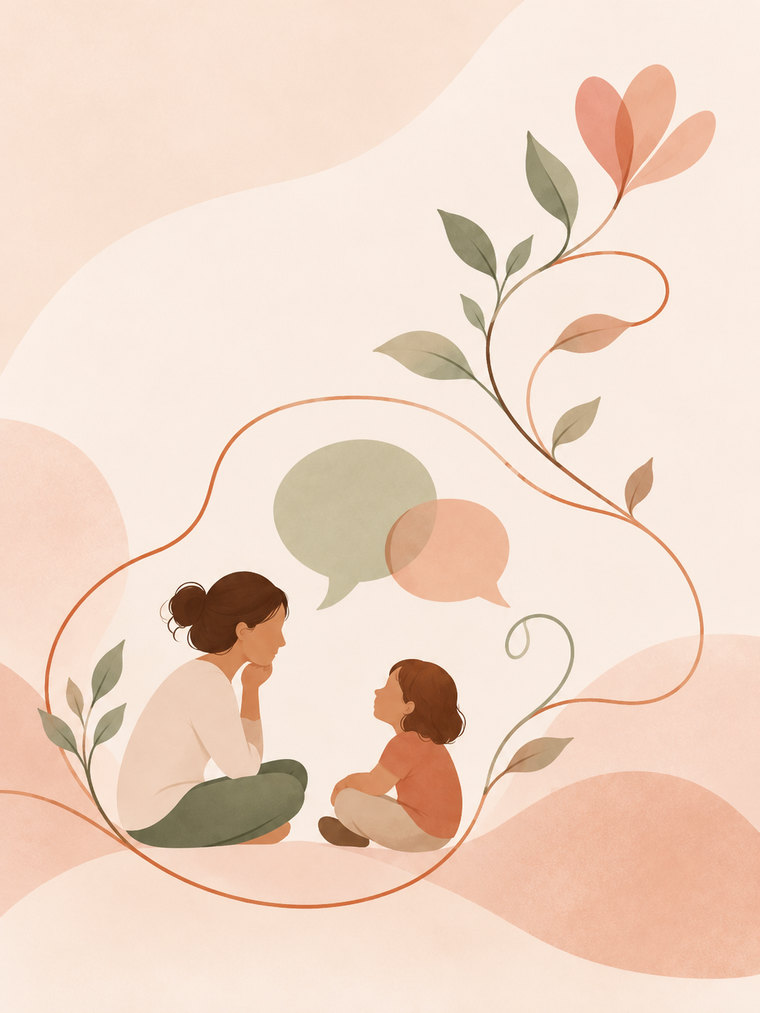
#> input picture images/tsiga-approach-session-760.jpg, 760 x 1013 px, given in place of logo-kt-house-192.png, which was not available
$ python build-favicons.py
#> lines starting #> are read from the running program, lines starting #| are printed output that depends on the picture; pictures that were not available may be replaced by others from this repository, and a replacement may not be noted
#!/usr/bin/env python3
"""build-favicons.py — παράγει το σετ favicon/app-icon του tsigalogo.gr από το ΣΗΜΑ του λογοτύπου.

ΑΛΛΑΓΗ 18/10/2026: η πηγή ήταν η φωτογραφία (images/katerina-tsiga.jpg). Τώρα είναι το σήμα
«σπίτι + χαμόγελο» (images/logo-kt-house-192.png), δηλαδή το ίδιο artwork με το header icon —
ζητήθηκε από τον ιδιοκτήτη («μπορεί το σπίτι με το χαμόγελο να γίνει και favicon;»).

ΔΕΝ γίνεται κανένα redraw: μόνο alpha από το λευκό (un-premultiply), τετραγώνισμα με διαφανές
περιθώριο και downscale. Στα 16-24px το σήμα είναι μικρό, γι' αυτό:
  * το padding είναι μικρό (6%) ώστε το σπίτι να γεμίζει το πλακίδιο,
  * τα μικρά μεγέθη παίρνουν ελαφρύ UnsharpMask (55%) — το καθαρό LANCZOS από 192 → 16 μαλακώνει,
  * τα PNG του browser μένουν ΔΙΑΦΑΝΗ (φαίνονται σωστά σε light και dark tab bar),
  * apple-touch & android γίνονται ΑΔΙΑΦΑΝΗ σε cream (253,244,236): το iOS συνθέτει τη διαφάνεια
    πάνω σε μαύρο και το Android την κόβει σε mask.

ΠΑΡΑΓΕΙ (root):
  favicon.ico (16+32+48), favicon-{16,32,48,96}x{...}.png, apple-touch-icon.png (180),
  android-chrome-{192,512}.png, site.webmanifest

Χρήση:  python3 tools/build-favicons.py [--check]
"""
from __future__ import annotations

import argparse
import hashlib
import io
import json
import struct
import sys
from pathlib import Path

from PIL import Image, ImageFilter

ROOT = Path(__file__).resolve().parent.parent
SOURCE = ROOT / "images" / "logo-kt-house-192.png"     # έτοιμο RGBA, διαφανές, κομμένο

ICO_FRAMES = (16, 32, 48)
PNG_SMALL = (16, 32, 48, 96)
APPLE_TOUCH = 180
ANDROID = (192, 512)
SHARPEN_MAX = 48
SHARPEN = dict(radius=0.8, percent=55, threshold=2)
PAD = 0.03                                    # 3% περιθώριο: στα 16px το σπίτι πρέπει να
                                              # γεμίζει το πλακίδιο (6% έτρωγε πολύτιμα pixel)
CREAM = (253, 244, 236, 255)                  # ίδιο με το φόντο του header

MANIFEST_NAME = "Κατερίνα Τσίγα - Λογοθεραπεύτρια"
MANIFEST_SHORT = "Κατερίνα Τσίγα"
THEME_COLOR = "#1a1a2e"                       # <meta name="theme-color"> του index.html


def load_source() -> Image.Image:
    im = Image.open(SOURCE).convert("RGBA")
    if im.getbbox() is None:
        sys.exit(f"✗ Το {SOURCE.name} δεν έχει ορατό περιεχόμενο.")
    if max(im.size) < 150:
        sys.exit(f"✗ Η πηγή είναι μόνο {im.size} — χρειάζεται ≥150px για καθαρό 96/180.")
    return im


def squared(src: Image.Image) -> Image.Image:
    """Κεντράρει το σήμα σε τετράγωνο καμβά με διαφανές περιθώριο PAD."""
    w, h = src.size
#> w = 760; h = 1013
    side = round(max(w, h) * (1 + 2 * PAD))
#> side = 1074
    canvas = Image.new("RGBA", (side, side), (0, 0, 0, 0))
#> canvas: PIL image 1074x1074 RGBA; every value is 0
    canvas.paste(src, ((side - w) // 2, (side - h) // 2), src)
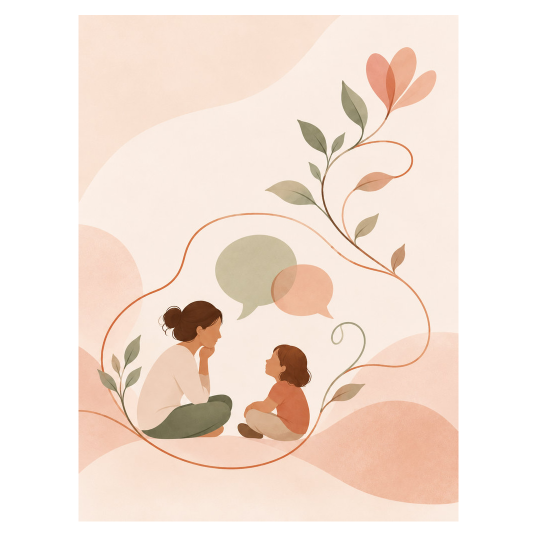
#> canvas: PIL image 1074x1074 RGBA (shown at 1/2 size); mean R, G, B, A 160, 143.9, 133.3, 170.2; transparent parts drawn white
    return canvas


def render(base: Image.Image, size: int, opaque: bool) -> Image.Image:
    im = base.resize((size, size), Image.LANCZOS)
    if size <= SHARPEN_MAX:
        # Το sharpen γίνεται στα χρώματα (RGB) και μετά ξανακολλάει το alpha.
        alpha = im.getchannel("A")
        rgb = im.convert("RGB").filter(ImageFilter.UnsharpMask(**SHARPEN))
        im = rgb.convert("RGBA")
        im.putalpha(alpha)
    if opaque:
        bg = Image.new("RGBA", im.size, CREAM)
        bg.alpha_composite(im)
        return bg.convert("RGB")
    return im


def png_bytes(im: Image.Image) -> bytes:
    buf = io.BytesIO()
    im.save(buf, "PNG", optimize=True)
    return buf.getvalue()


def build_ico(payloads: list[tuple[bytes, int]]) -> bytes:
    """Χειροποίητο .ico: το PIL δεν βάζει ΞΕΧΩΡΙΣΤΗ τέχνη ανά frame."""
    n = len(payloads)
    header = struct.pack("<HHH", 0, 1, n)
    offset = 6 + 16 * n
    entries, blobs = b"", b""
    for data, size in payloads:
        entries += struct.pack("<BBBBHHII", size, size, 0, 0, 1, 32, len(data), offset)
        blobs += data
        offset += len(data)
    return header + entries + blobs


def main() -> int:
    ap = argparse.ArgumentParser()
    ap.add_argument("--check", action="store_true", help="μόνο σύγκριση, χωρίς εγγραφή")
    args = ap.parse_args()

    base = squared(load_source())
    print(f"πηγή: {SOURCE.relative_to(ROOT)} → τετράγωνο {base.size[0]}x{base.size[1]} (κανένα redraw)")
#| πηγή: images/logo-kt-house-192.png → τετράγωνο 1074x1074 (κανένα redraw)

    outputs: dict[str, bytes] = {}
    for s in PNG_SMALL:
        outputs[f"favicon-{s}x{s}.png"] = png_bytes(render(base, s, opaque=False))
#> this loop made 4 passes
#> pass 1, in render, `alpha = im.getchannel("A")`:
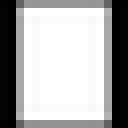
#> alpha: PIL image 16x16 L (shown 8 times larger); min 0, max 255, mean 171.1
#> pass 1, in render, `rgb = im.convert("RGB").filter(ImageFilter.UnsharpMask(**SHARPEN))`:
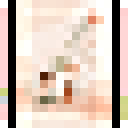
#> rgb: PIL image 16x16 RGB (shown 8 times larger); mean R, G, B 213.4, 195.2, 182.5
#> after the loop, outputs = 4 items
    outputs["apple-touch-icon.png"] = png_bytes(render(base, APPLE_TOUCH, opaque=True))
#> in render (call 5), `im = base.resize((size, size), Image.LANCZOS)`:
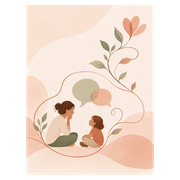
#> im: PIL image 180x180 RGBA; mean R, G, B, A 166.8, 150.5, 139.6, 170.2; transparent parts drawn white
#> in render (call 5), `bg = Image.new("RGBA", im.size, CREAM)`:
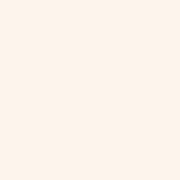
#> bg: PIL image 180x180 RGBA; mean R, G, B, A 253, 244, 236, 255
    for s in ANDROID:
        outputs[f"android-chrome-{s}x{s}.png"] = png_bytes(render(base, s, opaque=True))
#> this loop made 2 passes
#> pass 1, in render (call 6), `im = base.resize((size, size), Image.LANCZOS)`:
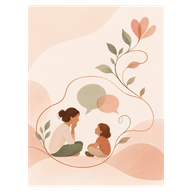
#> im: PIL image 192x192 RGBA; mean R, G, B, A 168, 151.5, 140.4, 170.2; transparent parts drawn white
#> pass 2, in render (call 7), `im = base.resize((size, size), Image.LANCZOS)`:
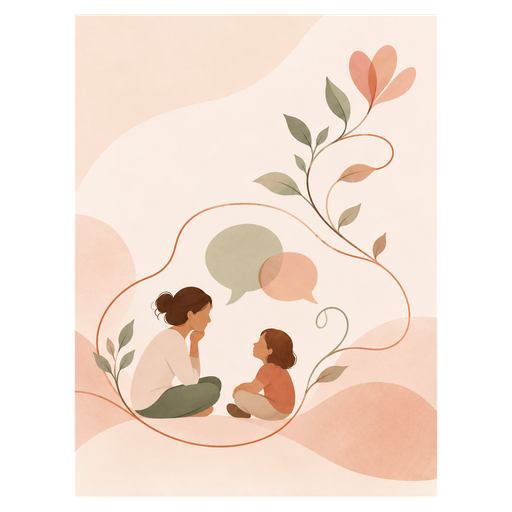
#> im: PIL image 512x512 RGBA; mean R, G, B, A 162.9, 146.6, 135.7, 170.2; transparent parts drawn white
#> after the loop, outputs = 7 items

    outputs["favicon.ico"] = build_ico([(outputs[f"favicon-{s}x{s}.png"], s) for s in ICO_FRAMES])

    outputs["site.webmanifest"] = (
        json.dumps(
            {
                "name": MANIFEST_NAME,
                "short_name": MANIFEST_SHORT,
                "icons": [
                    {"src": f"/android-chrome-{s}x{s}.png", "sizes": f"{s}x{s}", "type": "image/png"}
                    for s in ANDROID
                ],
                "theme_color": THEME_COLOR,
                "background_color": "#ffffff",
                "display": "standalone",
                "start_url": "/",
            },
            ensure_ascii=False,
            indent=2,
        )
        + "\n"
    ).encode("utf-8")

    changed, missing = [], []
    for name, data in outputs.items():
        path = ROOT / name
        old = path.read_bytes() if path.exists() else None
        if old is None:
            missing.append(name)
        elif old != data:
            changed.append(name)
        if not args.check:
            path.write_bytes(data)
        digest = hashlib.sha256(data).hexdigest()[:12]
        state = "νέο" if old is None else ("ίδιο" if old == data else "άλλαξε")
        print(f"  {name:28s} {len(data):>7,} B  sha256:{digest}  {state}")
#> this loop made 9 passes
#> (name, digest) on passes 1 to 9: ('favicon-16x16.png', 'b85cbd47bcff'), ('favicon-32x32.png', 'bf566e233ccc'), ('favicon-48x48.png', 'e2979e655b0f'), ('favicon-96x96.png', '8c9ac2fd199a'), ('apple-touch-icon.png', 'f94bbfec3e6e'), ('android-chrome-192x192.png', '52039a0ac123'), ('android-chrome-512x512.png', '7139eac6f191'), ('favicon.ico', '5a5d57b1f5aa'), ('site.webmanifest', 'e241dc243e5f')
#|   favicon-16x16.png                741 B  sha256:b85cbd47bcff  νέο
#|   favicon-32x32.png              2,130 B  sha256:bf566e233ccc  νέο
#|   favicon-48x48.png              3,909 B  sha256:e2979e655b0f  νέο
#|   favicon-96x96.png             11,326 B  sha256:8c9ac2fd199a  νέο
#|   apple-touch-icon.png          27,719 B  sha256:f94bbfec3e6e  νέο
#|   android-chrome-192x192.png    30,650 B  sha256:52039a0ac123  νέο
#|   android-chrome-512x512.png   148,334 B  sha256:7139eac6f191  νέο
#|   favicon.ico                    6,834 B  sha256:5a5d57b1f5aa  νέο
#> (further printed lines are left out)
#> after the loop, changed = []; missing = ['favicon-16x16.png', 'favicon-32x32.png', 'favicon-48x48.png', 'favicon-96x96.png', 'apple-touch-icon.png', 'android-chrome-192x192.png', 'android-chrome-512x512.png', 'favicon.ico', 'site.webmanifest']

    print()
    if args.check:
        if changed or missing:
            print(f"✗ check: λείπουν {missing} / διαφέρουν {changed} — τρέξε χωρίς --check")
            return 1
        print("✓ check: όλα τα αρχεία ταυτίζονται με ό,τι παράγει το script")
        return 0
    print(f"✓ γράφτηκαν {len(outputs)} αρχεία στη ρίζα (νέα: {len(missing)}, αλλαγμένα: {len(changed)})")
#| ✓ γράφτηκαν 9 αρχεία στη ρίζα (νέα: 9, αλλαγμένα: 0)
    return 0


if __name__ == "__main__":
    sys.exit(main())
#> (the program exits here)

$ run again, on images/tsiga-values-fingerprint-760.jpg
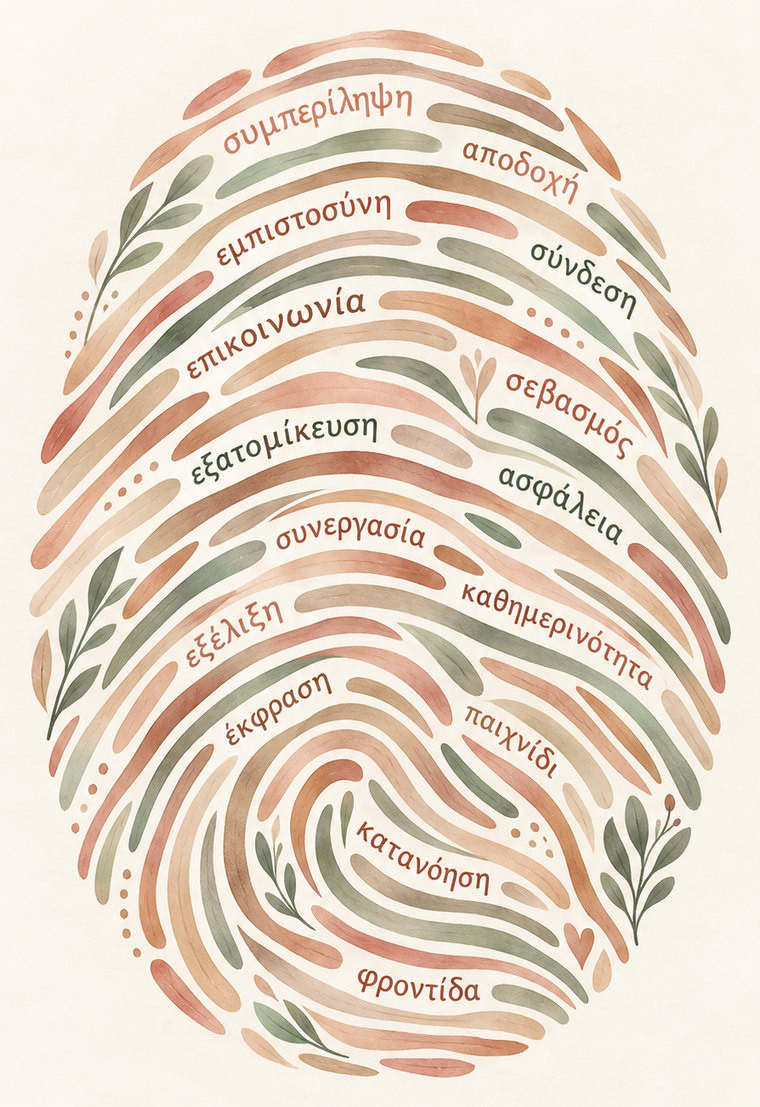
#> input picture images/tsiga-values-fingerprint-760.jpg, 760 x 1107 px, given in place of logo-kt-house-192.png, which was not available
#> w = 760; h = 1107
#> side = 1173
#| πηγή: images/logo-kt-house-192.png → τετράγωνο 1173x1173 (κανένα redraw)
#> the loop in main, `for s in PNG_SMALL:` made 4 passes
#> pass 1, in render, `rgb = im.convert("RGB").filter(ImageFilter.UnsharpMask(**SHARPEN))`:
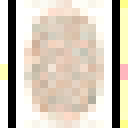
#> rgb: PIL image 16x16 RGB (shown 8 times larger); mean R, G, B 208.5, 198.8, 184.7
#> after the loop in main, `for s in PNG_SMALL:`: outputs = 4 items
#> the loop in main, `for s in ANDROID:` made 2 passes
#> pass 2, in render (call 7), `im = base.resize((size, size), Image.LANCZOS)`:
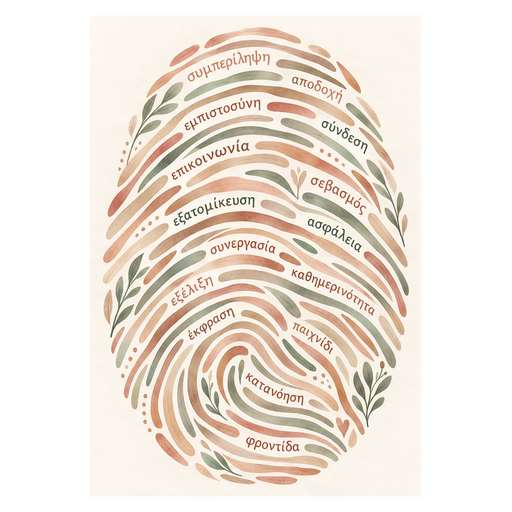
#> im: PIL image 512x512 RGBA; mean R, G, B, A 142.9, 133.7, 124.1, 155.9; transparent parts drawn white
#> after the loop in main, `for s in ANDROID:`: outputs = 7 items
#> the loop in main, `for name, data in outputs.items():` made 9 passes
#> (name, digest) on passes 1 to 8: ('favicon-16x16.png', '9950d4188080'), ('favicon-32x32.png', 'ec1bfef2ed16'), ('favicon-48x48.png', 'd083be61063d'), ('favicon-96x96.png', 'ac8ddad11f5d'), ('apple-touch-icon.png', '6eae195bfa94'), ('android-chrome-192x192.png', '9e01ba083f89'), ('android-chrome-512x512.png', 'd048cb8a8ee5'), ('favicon.ico', '1492f54eb498')
#> (printed output is left out)
#> after the loop in main, `for name, data in outputs.items():`: changed = []; missing = ['favicon-16x16.png', 'favicon-32x32.png', 'favicon-48x48.png', 'favicon-96x96.png', 'apple-touch-icon.png', 'android-chrome-192x192.png', 'android-chrome-512x512.png', 'favicon.ico', 'site.webmanifest']
#| ✓ γράφτηκαν 9 αρχεία στη ρίζα (νέα: 9, αλλαγμένα: 0)
